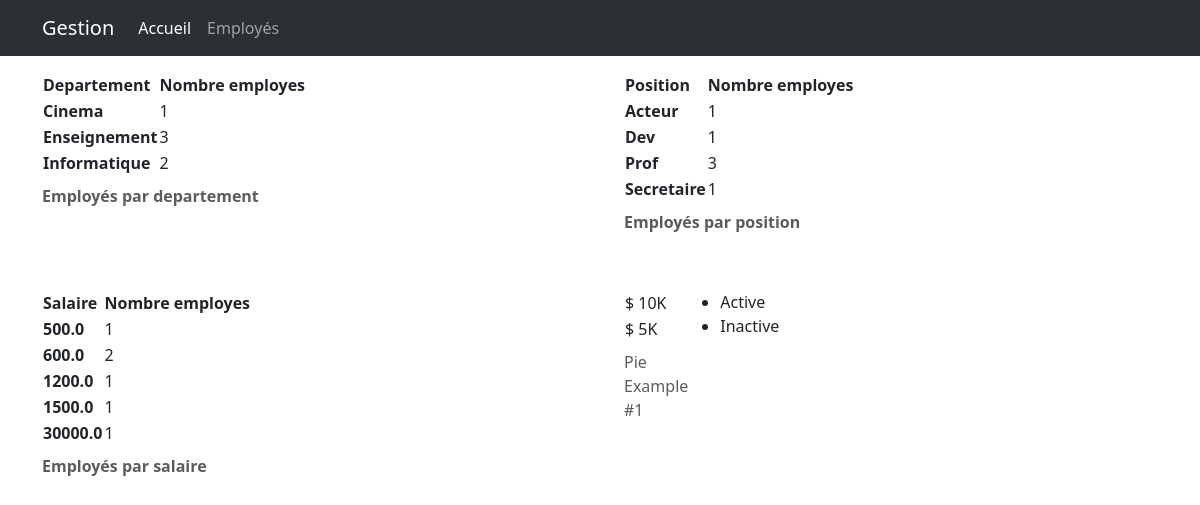
The page / on the database its author committed.
### app/models.py (models this page shows, shortened)
class Employee(db.Model):
    __tablename__ = "employees"
    id = db.Column(db.Integer, primary_key=True)
    firstname = db.Column(db.String(64), nullable=False)
    lastname = db.Column(db.String(64), nullable=False)
    gender = db.Column(db.Enum("M", "F"), nullable=False)
    date_of_birth = db.Column(db.String(16), nullable=False)
    email = db.Column(db.String(120), unique=True, nullable=False)
    phone_number = db.Column(db.String(20), unique=True, nullable=False)
    address = db.Column(db.String(100), nullable=False)
    position = db.Column(db.String(100), nullable=False)
    department = db.Column(db.String(100), nullable=False)
    created_at = db.Column(db.String(16), default=datetime.utcnow)
    salary = db.Column(db.Float, nullable=False)
    is_active = db.Column(db.Boolean, default=True)

### app/routes.py (the view)
@main_bp.route("/", methods=["POST", "GET"])
def dashboard():
    employees = Employee.query.all()
    return render_template("dashboard.html", employees=employees)

### app/templates/dashboard.html
{% extends 'base.html' %} {% block content %} {% include "navbar.html" %}
<div class="container">
	<div class="row row-cols-1 row-cols-md-2 g-5 py-3">
		<div class="col">
			<table
				class="charts-css column show-heading show-labels show-primary-axis show-10-secondary-axes"
			>
				<caption>
					<strong> Employés par departement </strong>
				</caption>
				<thead>
					<tr>
						<th scope="col">Departement</th>
						<th scope="col">Nombre employes</th>
					</tr>
				</thead>
				<tbody>
					{% for group in employees|groupby("department") %}
					<tr>
						<th scope="row">{{ group.grouper }}</th>
						<td
							style="--size: {{ group.list|count/employees|count }}"
						>
							<span class="data"> {{ group.list|count }} </span>
						</td>
					</tr>
					{% endfor %}
				</tbody>
			</table>
		</div>
		<div class="col">
			<table
				class="charts-css column show-heading show-labels show-primary-axis show-10-secondary-axes"
			>
				<caption>
					<strong> Employés par position </strong>
				</caption>
				<thead>
					<tr>
						<th scope="col">Position</th>
						<th scope="col">Nombre employes</th>
					</tr>
				</thead>
				<tbody>
					{% for group in employees|groupby("position") %}
					<tr>
						<th scope="row">{{ group.grouper }}</th>
						<td
							style="--size: {{ group.list|count/employees|count }}"
						>
							<span class="data"> {{ group.list|count }} </span>
						</td>
					</tr>
					{% endfor %}
				</tbody>
			</table>
		</div>
		<div class="col">
			<table
				class="charts-css column show-heading show-labels show-primary-axis show-10-secondary-axes"
			>
				<caption>
					<strong> Employés par salaire </strong>
				</caption>
				<thead>
					<tr>
						<th scope="col">Salaire</th>
						<th scope="col">Nombre employes</th>
					</tr>
				</thead>
				<tbody>
					{% for group in employees|groupby("salary") %}
					<tr>
						<th scope="row">{{ group.grouper / 1000  }}</th>
						<td
							style="--size: {{ group.list|count/employees|count }}"
						>
							<span class="data"> {{ group.list|count }} </span>
						</td>
					</tr>
					{% endfor %}
				</tbody>
			</table>
		</div>
		<div class="col">
			<div
				class="d-flex"
				id="pie-example-1"
			>
				<table class="charts-css pie hide-data show-labels">
					<caption>
						Pie Example #1
					</caption>
					<tbody>
						<tr>
							<td
								style="--start: 0; --end: {{ employees|selectattr('is_active')|list|count }} / {{ employees|count }}"
							>
								<span class="data"> $ 10K </span>
							</td>
						</tr>
						<tr>
							<td
								style="--start: {{ employees|selectattr('is_active')|list|count }} / {{ employees|count }}; --end: 1"
							>
								<span class="data"> $ 5K </span>
							</td>
						</tr>
					</tbody>
				</table>
				<ul class="charts-css legend legend-square" style="flex-shrink: 3;">
					<li>Active</li>
					<li>Inactive</li>
				</ul>
			</div>
		</div>
	</div>
</div>
{% endblock %}

### app/templates/base.html (shortened to what this page needs)
<!DOCTYPE html>
<html lang="en">
	<head>
		<link
			href="https://cdn.jsdelivr.net/npm/bootstrap@5.3.3/dist/css/bootstrap.min.css"
			rel="stylesheet"
		/>
		<link
			rel="stylesheet"
			href="https://cdn.jsdelivr.net/npm/charts.css/dist/charts.min.css"
		/>
	</head>
	<body>
		{% block content %}{% endblock %}
	</body>
</html>

### app/templates/navbar.html (shortened to what this page needs)
<nav
	class="navbar navbar-dark navbar-expand-md bg-body-tertiary"
	data-bs-theme="dark"
>
	<div class="container">
		<a
			class="navbar-brand"
			href="#"
			>Gestion</a
		>
		<div
			class="collapse navbar-collapse"
			id="navbarSupportedContent"
		>
			<ul class="navbar-nav me-auto mb-2 mb-lg-0">
				<li class="nav-item">
					<a
						class="nav-link {% if request.path == url_for('main_bp.dashboard') %}active{% endif %}"
						href="{{ url_for('main_bp.dashboard') }}"
						>Accueil</a
					>
				</li>
				<li class="nav-item">
					<a
						class="nav-link {% if 'employees' in request.path %}active{% endif %}"
						href="{{ url_for('employee_bp.employee_list') }}"
						>Employés</a
					>
				</li>
			</ul>
		</div>
	</div>
</nav>

### rows shown on the page
Employee: grouper "Cinema", {{ group.list|count/employees|count }} 0.16666666666666666 (drawn), list|count "1", grouper "Acteur", group.grouper/1000 "30000.0"
Employee: grouper "Enseignement", {{ group.list|count/employees|count }} 0.5 (drawn), list|count "3", grouper "Prof", group.grouper/1000 "1200.0", {{ group.list|count/employees|count }} 0.16666666666666666 (drawn), list|count "1"
Employee: grouper "Informatique", {{ group.list|count/employees|count }} 0.3333333333333333 (drawn), list|count "2", grouper "Dev", {{ group.list|count/employees|count }} 0.16666666666666666 (drawn), list|count "1", group.grouper/1000 "1500.0"
Employee: grouper "Secretaire", {{ group.list|count/employees|count }} 0.16666666666666666 (drawn), list|count "1", group.grouper/1000 "500.0"
Employee: group.grouper/1000 "600.0", {{ group.list|count/employees|count }} 0.3333333333333333 (drawn), list|count "2"
